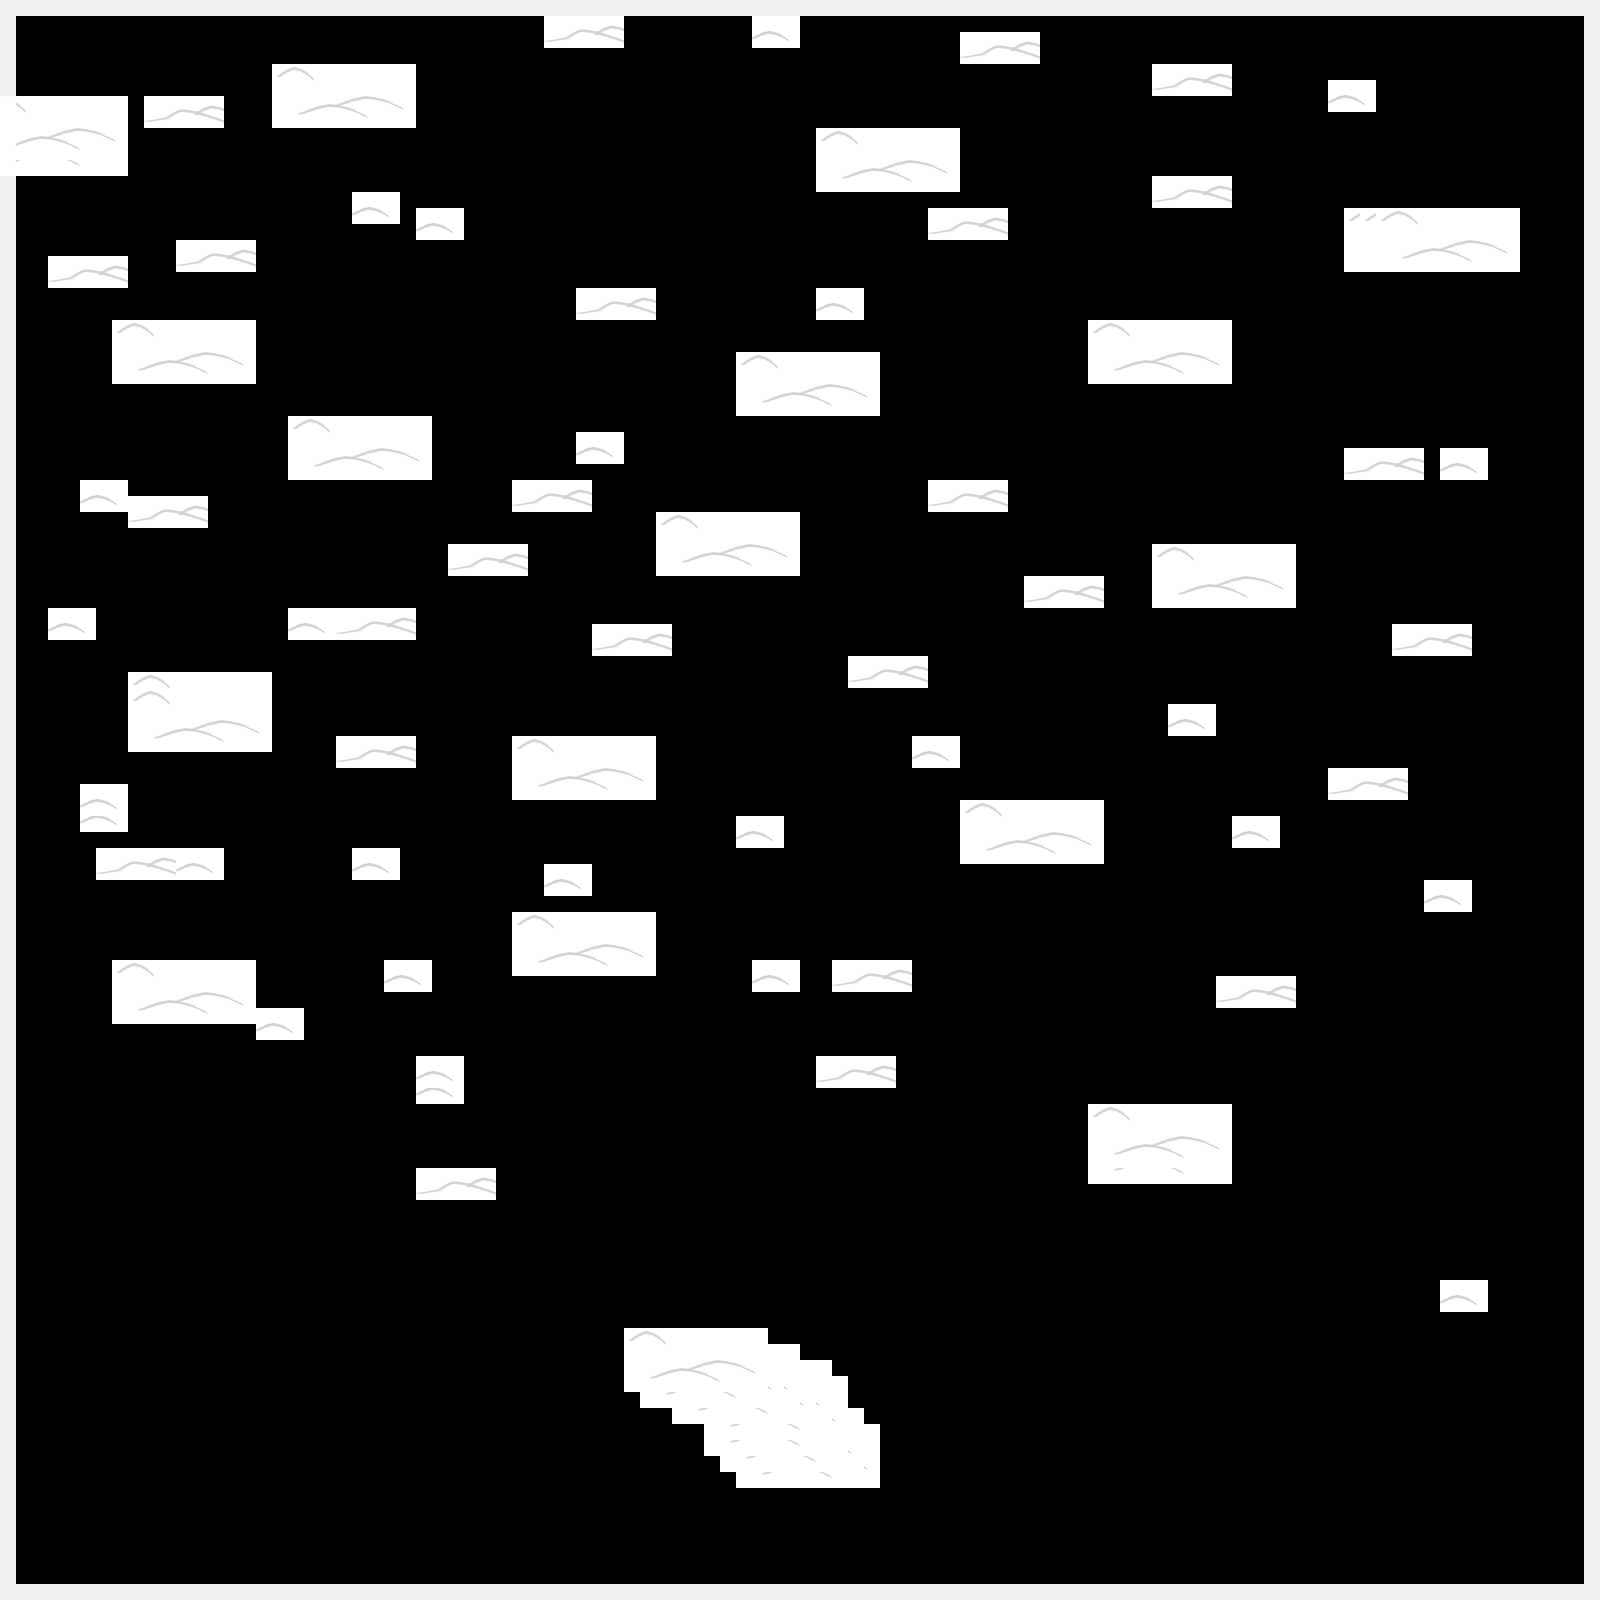

Rendered tile map (Tiled .tmx) drawn with the repository's tilesets; below, a short description and the map source with its tile grids summarised:
An orthogonal 100x100 tile map with 16x16 px tiles, 2 tile layers (Background, Foreground) and 9 objects (7x enemy_spawn, player_start, snowpile).

<map version="1.0" tiledversion="1.1.3" orientation="orthogonal" renderorder="right-down" width="100" height="100" tilewidth="16" tileheight="16" infinite="0" nextobjectid="120">
 <tileset firstgid="1" name="tileset" tilewidth="16" tileheight="16" tilecount="3364" columns="58">
  <image source="tileset.png" width="942" height="936" />
 </tileset>
 <layer name="Background" width="100" height="100">
  <properties>
   <property name="nocollide" value="true" />
   <property name="tileset" value="tileset" />
  </properties>
  <data>[10000 cells, 1129 non-empty, 52 distinct tile ids]</data>
 </layer>
 <layer name="Foreground" width="100" height="100" opacity="0.94">
  <properties>
   <property name="tileset" value="tileset" />
  </properties>
  <data>[10000 cells, 396 non-empty, 2 distinct tile ids]</data>
 </layer>
 <objectgroup draworder="index" name="images" />
 <objectgroup name="objects">
  <properties>
   <property name="mapjson" value="assets/tiled/level.json" />
   <property name="tileset" value="tileset" />
  </properties>
  <object id="85" name="start" type="player_start" x="398.667" y="395.166" width="6" height="6.5" />
  <object id="111" name="enemy spawn" type="enemy_spawn" x="564" y="214.667" width="21.3333" height="17.3333" />
  <object id="112" name="enemy spawn" type="enemy_spawn" x="810.545" y="76.1818" width="21.3333" height="17.3333" />
  <object id="113" name="enemy spawn" type="enemy_spawn" x="998.424" y="482.242" width="21.3333" height="17.3333" />
  <object id="114" name="enemy spawn" type="enemy_spawn" x="607.515" y="515.576" width="21.3333" height="17.3333" />
  <object id="115" name="enemy spawn" type="enemy_spawn" x="1174.18" y="891.333" width="21.3333" height="17.3333" />
  <object id="116" name="enemy spawn" type="enemy_spawn" x="874.182" y="906.485" width="21.3333" height="17.3333" />
  <object id="117" name="enemy spawn" type="enemy_spawn" x="395.394" y="906.485" width="21.3333" height="17.3333" />
  <object id="119" name="snow pile" type="snowpile" x="527.273" y="375.758" width="27.2727" height="27.2727" />
 </objectgroup>
</map>